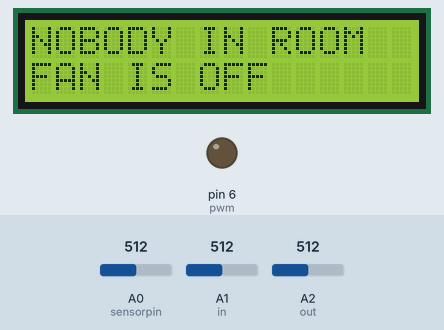
Recording of a sketch running on a simulated Arduino Uno, built with avr-gcc and run on an emulated ATmega328P. Parts: 16×2 character LCD, output pins drawn as LEDs (lit = HIGH). The test bench sets the inputs (shaded band); at power-on: A1 (in) = 512, A0 (sensorpin) = 512, A2 (out) = 512. What the sketch prints to the serial monitor is not drawn.

Above: at 3.2 s.
3.3 s: A1 (in) set to 973
4.8 s: A1 (in) set to 996
At 6.3 s:
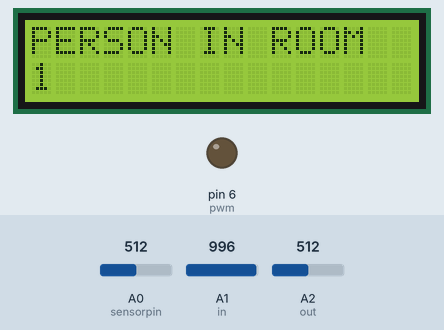
At 7.12 s:
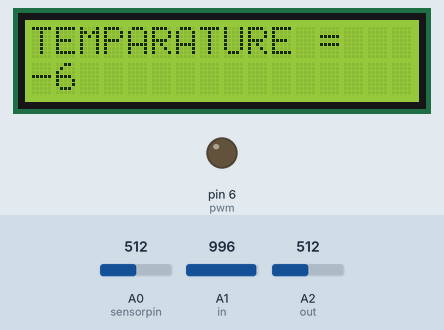
Timing chart, 0 to 8.6 s (numbered marks = the images above; inputs shaded):
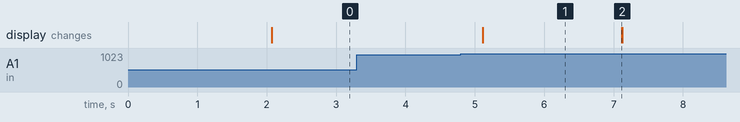

Measured:
- the behaviour switches between 982 and 983 on A1 (in) (found by bisection; images 0 and 1)
- after the input at 3.3 s, every drawn part: stays the same
- after the input at 4.8 s, the display: changes after 0.31 s (image 1)
- what the display in image 1 shows lasts 2.0 s, from 5.1 s to 7.1 s

The sketch:

test2.ino
```cpp
#include <LiquidCrystal.h>

LiquidCrystal lcd(12, 11, 10, 9, 8, 7);

#define pwm 6
#define in 15
#define out 16

int A = 0;
int B = 0;
int count = 0;
int sensorpin = A0;
int min_temp = 20;
int mid_temp = 24;
int max_temp = 28;
float inner;
float outer;

void setup()
{
  Serial.begin(9600);
  lcd.begin(16, 2);
  lcd.print("VISITOR COUNTER");
  delay(2000);

  pinMode(pwm, OUTPUT);
  pinMode(in, INPUT);
  pinMode(out, INPUT);
}

void loop()
{
  A = analogRead(sensorpin);
  B = (500 * A / 1024);

  inner = (analogRead(in)) * (5.0 / 1023.0);
  Serial.print("INNER IS : ");
  Serial.println(inner);
  if (inner > 4.8)
  {
    count = count + 1;
    lcd.clear();
    lcd.print("PERSON IN ROOM");
    lcd.setCursor(0, 1);
    lcd.print(count);
    delay(2000);
  }

  outer = (analogRead(out)) * (5.0 / 1023.0);
  Serial.print("OUTER IS : ");
  Serial.println(outer);
  if (outer > 4.8)
  {
    if (count > 0)
    {
      count = count - 1;
    lcd.clear();
    lcd.print("PERSON IN ROOM");
    lcd.setCursor(0, 1);
    lcd.print(count);
    delay(2000);
    }
    else
    {
      lcd.print("NOBODY IN ROOM");
    }
  }

  if (count <= 0)
  {
    lcd.clear();
    lcd.print("NOBODY IN ROOM");
    lcd.setCursor(0, 1);
    lcd.print("FAN IS OFF");
    delay(500);
    analogWrite(pwm, 0);
  }
  else
  {
    if (B <= mid_temp )  // if temperature is lower than minimum temp
    {
      analogWrite(pwm, 0);
    }
    else if (B > mid_temp && B <= max_temp)
    {
      analogWrite(pwm, 128);
    }
    else if (B > max_temp)
    {
      analogWrite(pwm, 255);
    }

    lcd.clear();
    lcd.print("TEMPARATURE = ");
    lcd.setCursor(0, 1);
    lcd.print(B);
  }
  inner = 0;
  outer = 0;
  Serial.print("TEMPARATURE IS : ");
  Serial.println(B);
}
```
